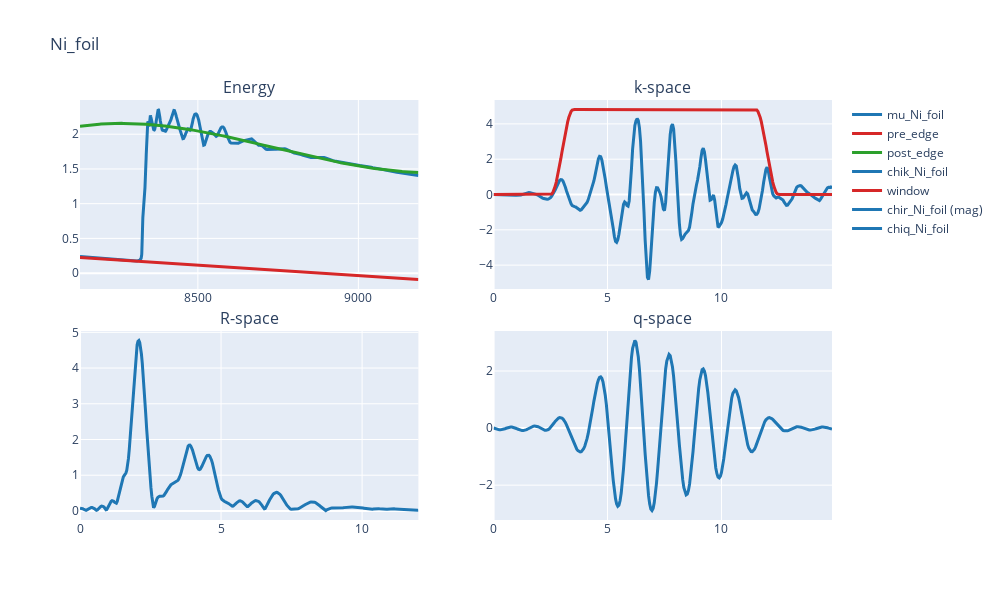
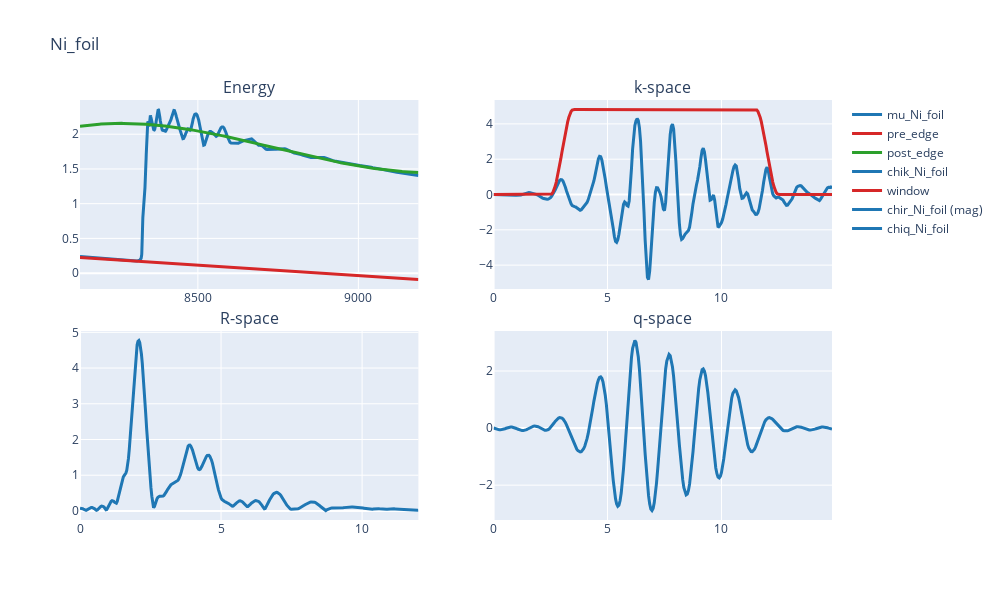

The notebook cell these images were saved under, in order:
### Markdown cell above
## compare all samples in in the subplots

### Code cell
for key_i in sam_all_figs.keys():
    quad_plots(figs_E=sam_all_figs[key_i]['mu'], 
               figs_k=sam_all_figs[key_i]['chik'],
               figs_R=sam_all_figs[key_i]['chir'],
               figs_q=sam_all_figs[key_i]['chiq'], title=key_i)

### Figure 1 — Plotly figure (JSON) as saved in the notebook; plotly's stock layout.template omitted (floating-point values rounded to 4 significant figures; data arrays with more than 128 entries replaced by an {"elided": "..."} marker saying what was removed)
{"data": [{"line": {"color": "#1f77b4", "width": 3}, "name": "mu_Ni_foil", "type": "scatter", "x": {"elided": "463 float values"}, "xaxis": "x", "y": {"elided": "463 float values"}, "yaxis": "y"}, {"line": {"color": "#d62728", "width": 3}, "name": "pre_edge", "type": "scatter", "x": {"elided": "463 float values"}, "xaxis": "x", "y": {"elided": "463 float values"}, "yaxis": "y"}, {"line": {"color": "#2ca02c", "width": 3}, "name": "post_edge", "type": "scatter", "x": {"elided": "463 float values"}, "xaxis": "x", "y": {"elided": "463 float values"}, "yaxis": "y"}, {"line": {"color": "#1f77b4", "width": 3}, "name": "chik_Ni_foil", "type": "scatter", "x": {"elided": "298 float values"}, "xaxis": "x2", "y": {"elided": "298 float values"}, "yaxis": "y2"}, {"line": {"color": "#d62728", "width": 3}, "name": "window", "type": "scatter", "x": {"elided": "298 float values"}, "xaxis": "x2", "y": {"elided": "298 float values"}, "yaxis": "y2"}, {"line": {"color": "#1f77b4", "width": 3}, "name": "chir_Ni_foil (mag)", "type": "scatter", "x": {"elided": "392 float values"}, "xaxis": "x3", "y": {"elided": "392 float values"}, "yaxis": "y3"}, {"line": {"color": "#1f77b4", "width": 3}, "name": "chiq_Ni_foil", "type": "scatter", "x": {"elided": "298 float values"}, "xaxis": "x4", "y": {"elided": "298 float values"}, "yaxis": "y4"}], "layout": {"annotations": [{"font": {"size": 16}, "showarrow": false, "text": "Energy", "x": 0.225, "xanchor": "center", "xref": "paper", "y": 1, "yanchor": "bottom", "yref": "paper"}, {"font": {"size": 16}, "showarrow": false, "text": "k-space", "x": 0.775, "xanchor": "center", "xref": "paper", "y": 1, "yanchor": "bottom", "yref": "paper"}, {"font": {"size": 16}, "showarrow": false, "text": "R-space", "x": 0.225, "xanchor": "center", "xref": "paper", "y": 0.45, "yanchor": "bottom", "yref": "paper"}, {"font": {"size": 16}, "showarrow": false, "text": "q-space", "x": 0.775, "xanchor": "center", "xref": "paper", "y": 0.45, "yanchor": "bottom", "yref": "paper"}], "height": 600, "title": {"text": "Ni_foil"}, "width": 1000, "xaxis": {"anchor": "y", "domain": [0, 0.45]}, "xaxis2": {"anchor": "y2", "domain": [0.55, 1]}, "xaxis3": {"anchor": "y3", "domain": [0, 0.45]}, "xaxis4": {"anchor": "y4", "domain": [0.55, 1]}, "yaxis": {"anchor": "x", "domain": [0.55, 1]}, "yaxis2": {"anchor": "x2", "domain": [0.55, 1]}, "yaxis3": {"anchor": "x3", "domain": [0, 0.45]}, "yaxis4": {"anchor": "x4", "domain": [0, 0.45]}}}

### Figure 2 — Plotly figure (JSON) as saved in the notebook; plotly's stock layout.template omitted (floating-point values rounded to 4 significant figures; data arrays with more than 128 entries replaced by an {"elided": "..."} marker saying what was removed)
{"data": [{"line": {"color": "#1f77b4", "width": 3}, "name": "mu_Ni_foil", "type": "scatter", "x": {"elided": "463 float values"}, "xaxis": "x", "y": {"elided": "463 float values"}, "yaxis": "y"}, {"line": {"color": "#d62728", "width": 3}, "name": "pre_edge", "type": "scatter", "x": {"elided": "463 float values"}, "xaxis": "x", "y": {"elided": "463 float values"}, "yaxis": "y"}, {"line": {"color": "#2ca02c", "width": 3}, "name": "post_edge", "type": "scatter", "x": {"elided": "463 float values"}, "xaxis": "x", "y": {"elided": "463 float values"}, "yaxis": "y"}, {"line": {"color": "#1f77b4", "width": 3}, "name": "chik_Ni_foil", "type": "scatter", "x": {"elided": "298 float values"}, "xaxis": "x2", "y": {"elided": "298 float values"}, "yaxis": "y2"}, {"line": {"color": "#d62728", "width": 3}, "name": "window", "type": "scatter", "x": {"elided": "298 float values"}, "xaxis": "x2", "y": {"elided": "298 float values"}, "yaxis": "y2"}, {"line": {"color": "#1f77b4", "width": 3}, "name": "chir_Ni_foil (mag)", "type": "scatter", "x": {"elided": "392 float values"}, "xaxis": "x3", "y": {"elided": "392 float values"}, "yaxis": "y3"}, {"line": {"color": "#1f77b4", "width": 3}, "name": "chiq_Ni_foil", "type": "scatter", "x": {"elided": "298 float values"}, "xaxis": "x4", "y": {"elided": "298 float values"}, "yaxis": "y4"}], "layout": {"annotations": [{"font": {"size": 16}, "showarrow": false, "text": "Energy", "x": 0.225, "xanchor": "center", "xref": "paper", "y": 1, "yanchor": "bottom", "yref": "paper"}, {"font": {"size": 16}, "showarrow": false, "text": "k-space", "x": 0.775, "xanchor": "center", "xref": "paper", "y": 1, "yanchor": "bottom", "yref": "paper"}, {"font": {"size": 16}, "showarrow": false, "text": "R-space", "x": 0.225, "xanchor": "center", "xref": "paper", "y": 0.45, "yanchor": "bottom", "yref": "paper"}, {"font": {"size": 16}, "showarrow": false, "text": "q-space", "x": 0.775, "xanchor": "center", "xref": "paper", "y": 0.45, "yanchor": "bottom", "yref": "paper"}], "height": 600, "title": {"text": "Ni_foil"}, "width": 1000, "xaxis": {"anchor": "y", "domain": [0, 0.45]}, "xaxis2": {"anchor": "y2", "domain": [0.55, 1]}, "xaxis3": {"anchor": "y3", "domain": [0, 0.45]}, "xaxis4": {"anchor": "y4", "domain": [0.55, 1]}, "yaxis": {"anchor": "x", "domain": [0.55, 1]}, "yaxis2": {"anchor": "x2", "domain": [0.55, 1]}, "yaxis3": {"anchor": "x3", "domain": [0, 0.45]}, "yaxis4": {"anchor": "x4", "domain": [0, 0.45]}}}
